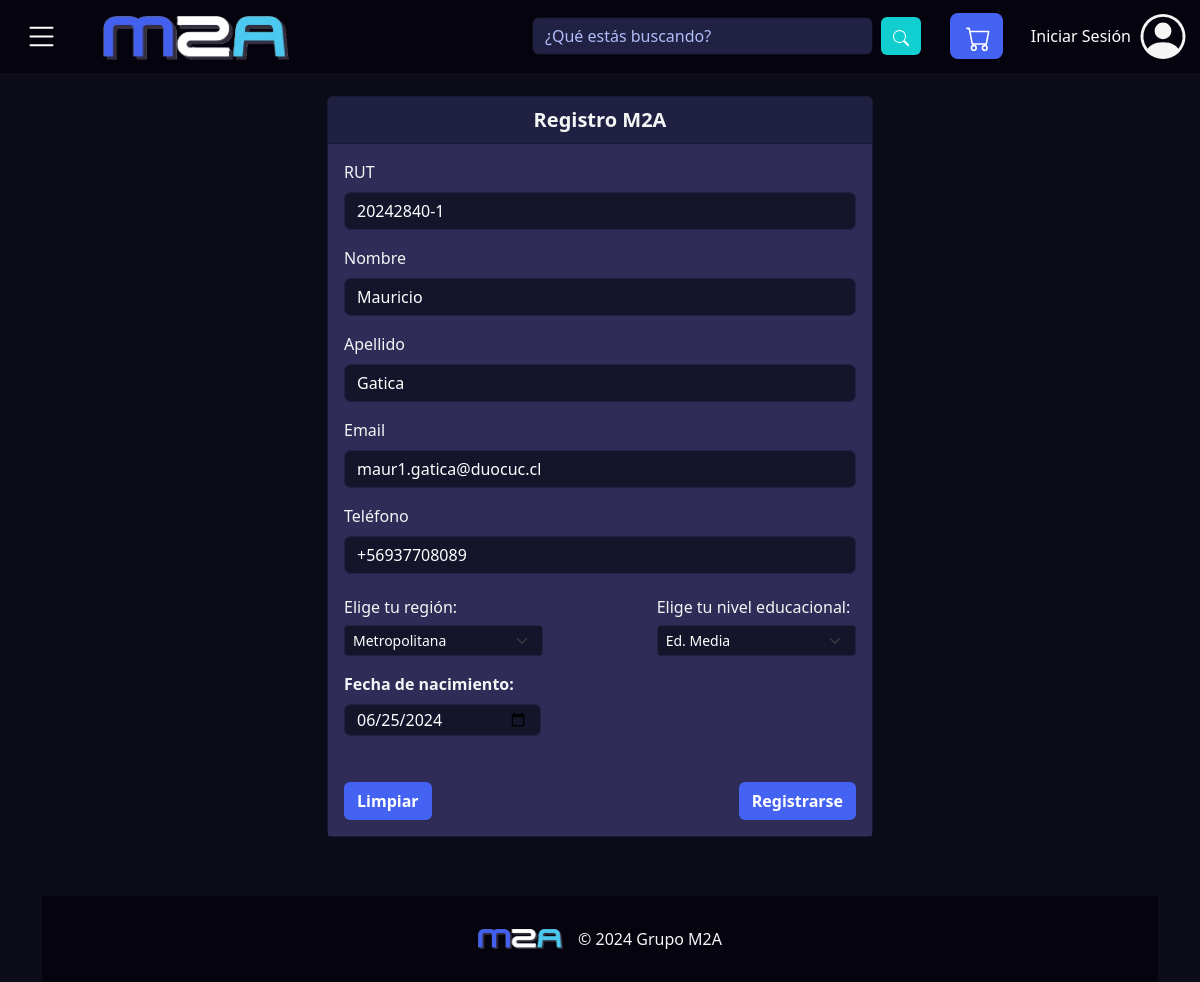
The page /registroUsuarios/24 on the database its author committed.
### Store/models.py (models this page shows)
class Usuario ( models.Model):
    idUsuario = models.AutoField(primary_key=True)
    nombre    = models.CharField(max_length=35)
    apellido  = models.CharField(max_length=35)
    rut       = models.CharField(max_length=40, default='11111111-1')
    email     = models.EmailField(max_length=70)
    telefono  = models.CharField(max_length=40)
    region    = models.ForeignKey('Region', on_delete=models.CASCADE)
    nivelEd   = models.ForeignKey('nivelEducacional', on_delete=models.CASCADE)
    fechaNac  = models.DateField(default='2000-01-01')

### Store/views.py (the view)
# urls.py: path('registroUsuarios/<int:idUsuario>', views.modificarUsuario, name='modificarUsuario'),
def modificarUsuario(request, idUsuario):
    usuario = Usuario.objects.get(idUsuario = idUsuario)
    nivelesEducacionales = nivelEducacional.objects.all()
    regiones = Region.objects.all()
    context = {
    'usuario': usuario,
    'nivelesEducacionales': nivelesEducacionales,
    'regiones': regiones,
    }
    return render(request, 'registroUsuarios.html', context)

### Store/templates/registroUsuarios.html (shortened to what this page needs)
{% extends "plantilla_base.html"  %}
{% block contenido %}
    <div class="container mt-5 pt-5">
      <div class="col d-flex flex-column min-vh-100">
        <div class="row justify-content-center">
            <div class="col-md-6">
                <div class="card">
                    <div class="card-header" style="text-align: center; font-size: 20px; background-color: #202043; color: whitesmoke; font-weight: bold;">
                        Registro M2A
                    </div>
                    <div class="card-body" style="background-color: #2f2c58;">
                        <form action="{% url 'registrarse' %}" method="post" enctype="multipart/form-data">
                            <div class="mb-3">
                                <label for="rut" class="form-label" style="color: whitesmoke;">RUT</label>
                                <input type="name" value="{{usuario.rut}}" name="txtRut" class="txtRut form-control" id="rut" aria-describedby="emailHelp" style="background-color: #14142b; border-color: #202043; color: white; " placeholder="Sin puntos y con guión.">
                            </div>
                            <div class="mb-3">
                                <label for="nombre" class="form-label" style="color: whitesmoke;">Nombre</label>
                                <input type="name" value="{{usuario.nombre}}" name="txtNombre" class="txtNombre form-control" id="nombre" style="background-color: #14142b; border-color: #202043; color: white;" placeholder="Ingresa tu nombre">
                            </div>
                            <div class="mb-3">
                                <label for="apellido" class="form-label" style="color: whitesmoke;">Apellido</label>
                                <input type="lastname" value="{{usuario.apellido}}" name="txtApellido" class="txtApellido form-control" id="apellido" style="background-color: #14142b; border-color: #202043; color: white" placeholder="Ingresa tu apellido">
                            </div>
                            <div class="mb-3">
                                <label for="correo" class="form-label" style="color: whitesmoke;">Email</label>
                                <input type="email" value="{{usuario.email}}" name="txtEmail" class="txtEmail form-control" id="correo" style="background-color: #14142b; border-color: #202043; color: white" placeholder="Ingresa tu email">
                            </div>
                            <div class="mb-3">
                              <label for="telefono" class="form-label" style="color: whitesmoke;">Teléfono</label>
                              <input type="tel" value="{{usuario.telefono}}" name="txtTelefono" class="txtTelefono form-control" id="telefono" style="background-color: #14142b; border-color: #202043; color: white" placeholder="Debe comenzar con +569/+562.">
                          </div>
                          <div class="row">
                            <div class="col-5 pt-2 mt-auto">
                              <h6 style="color: whitesmoke;">Elige tu región:</h6>
                              <select class="selectRegion form-select form-select-sm" value="{{usuario.region}}" aria-label="Default select example" name="txtRegion" style="background-color: #14142b; border-color: #202043; color: white">
                                {%for region in regiones%}
                                {%if usuario.region.idRegion == region.idRegion %}
                                <option name="idTpoClave" value="{{region.idRegion}}" selected>{{region.nombre}}</option>
                                {%else%}
                                <option name="idTpoClave" value="{{region.idRegion}}">{{region.nombre}}</option>
                                {%endif%}
                                {%endfor%}
                              </select>
                            </div>
                            <div class="col-5 offset-2 pt-2 mt-auto">
                              <h6 style="color: whitesmoke;">Elige tu nivel educacional:</h6>
                              <select class="selectEd form-select form-select-sm" value="{{usuario.nivelEd}}" name="txtNvlEducacional"aria-label="Default select example" style="background-color: #14142b; border-color: #202043; color: white">
                                {%for nivel in nivelesEducacionales%}
                                {%if usuario.nivelEd.idEducacion == nivel.idEducacion %}
                                <option name="idTpoClave" value="{{nivel.idEducacion}}" selected>{{nivel.nombre}}</option>
                                {%else%}
                                <option name="idTpoClave" value="{{nivel.idEducacion}}">{{nivel.nombre}}</option>
                                {%endif%}
                                {%endfor%}
                              </select>
                            </div>
                            <div class="row">
                              <div class="col-md-6 mb-3 pt-3">
                                <label for="edad" class="form-label" style="font-weight: bold;">Fecha de nacimiento:</label>
                                <input type="date" value="{{usuario.fechaNac|date:'Y-m-d'}}" class="selectNac form-control" id="edad" name="edad" style="width: 85%; height: 45%;background-color: #14142b; border-color: #202043; color: white" required max="2006-01-01">
                              </div>
                            </div>
                            <div class="col pt-4 justify-content-start d-flex">
                              <button type="submit" class="btn-aceptar btn float-end me-auto" style="font-weight: bold;" id="limpiarRegistro">Limpiar</button>
                            </div>
                            <div class="col pt-4">
                              <button type="submit" name="enviarRegistro"class="btn-aceptar btn float-end ms-auto" style="font-weight: bold;" id="enviarRegistro">Registrarse</button>
                            </div>
                        </form>
                    </div>
                </div>
            </div>
        </div>
    </div>
  </div>
{%endblock%}

### Store/static/style.css (style rules this page uses)
body { background-color: #0C0C19; }
.card { background-color: #212144; color: whitesmoke; }
.form-control::placeholder { color: #b0bdf8 }
.btn-aceptar { background-color: #4463f2; color: white; }
#rut::placeholder { color: #b0bdf8 }
#nombre::placeholder { color: #b0bdf8 }
#apellido::placeholder { color: #b0bdf8 }
#correo::placeholder { color: #b0bdf8 }
#telefono::placeholder { color: #b0bdf8 }

### rows shown on the page
Usuario: txtRut "20242840-1", txtNombre "Mauricio", txtApellido "Gatica", txtEmail "maur1.gatica@duocuc.cl", txtTelefono "+56937708089", edad "06/25/2024"

### other values the page prints
form field txtRegion "Metropolitana"
form field txtNvlEducacional "Ed. Media"
